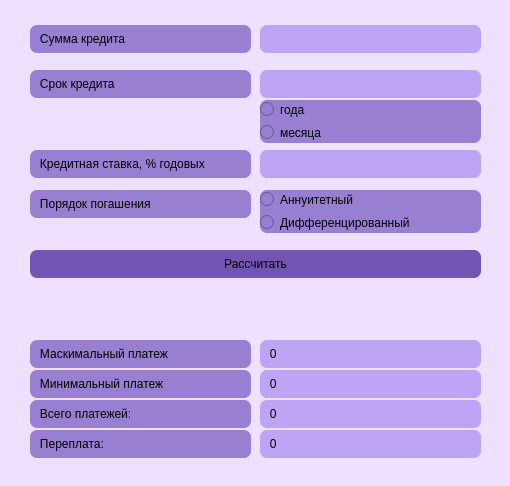
<?xml version="1.0" encoding="UTF-8"?>
<ui version="4.0">
 <class>Creditwindow</class>
 <widget class="QDialog" name="Creditwindow">
  <property name="geometry">
   <rect>
    <x>0</x>
    <y>0</y>
    <width>510</width>
    <height>486</height>
   </rect>
  </property>
  <property name="windowTitle">
   <string>Dialog</string>
  </property>
  <property name="styleSheet">
   <string notr="true">background-color: rgb(239, 224, 255);
border-radius: 20px;</string>
  </property>
  <widget class="QLineEdit" name="credit_sum_2">
   <property name="geometry">
    <rect>
     <x>260</x>
     <y>25</y>
     <width>221</width>
     <height>28</height>
    </rect>
   </property>
   <property name="styleSheet">
    <string notr="true">background-color: rgb(190, 164, 245);
border-radius: 7px;</string>
   </property>
   <property name="text">
    <string/>
   </property>
  </widget>
  <widget class="QLabel" name="credit_sum">
   <property name="geometry">
    <rect>
     <x>30</x>
     <y>25</y>
     <width>221</width>
     <height>28</height>
    </rect>
   </property>
   <property name="styleSheet">
    <string notr="true">background-color: rgb(153, 127, 209);
border-radius: 7px;</string>
   </property>
   <property name="text">
    <string>   Сумма кредита</string>
   </property>
  </widget>
  <widget class="QLabel" name="credit_term">
   <property name="geometry">
    <rect>
     <x>30</x>
     <y>70</y>
     <width>221</width>
     <height>28</height>
    </rect>
   </property>
   <property name="styleSheet">
    <string notr="true">background-color: rgb(153, 127, 209);
border-radius: 7px;</string>
   </property>
   <property name="text">
    <string>   Срок кредита</string>
   </property>
  </widget>
  <widget class="QLineEdit" name="credit_term_2">
   <property name="geometry">
    <rect>
     <x>260</x>
     <y>70</y>
     <width>221</width>
     <height>28</height>
    </rect>
   </property>
   <property name="styleSheet">
    <string notr="true">background-color: rgb(190, 164, 245);
border-radius: 7px;</string>
   </property>
   <property name="text">
    <string/>
   </property>
  </widget>
  <widget class="QLabel" name="credit_rate">
   <property name="geometry">
    <rect>
     <x>30</x>
     <y>150</y>
     <width>221</width>
     <height>28</height>
    </rect>
   </property>
   <property name="font">
    <font>
     <kerning>true</kerning>
    </font>
   </property>
   <property name="styleSheet">
    <string notr="true">background-color: rgb(153, 127, 209);
border-radius: 7px;</string>
   </property>
   <property name="text">
    <string>   Кредитная ставка, % годовых</string>
   </property>
  </widget>
  <widget class="QLineEdit" name="credit_rate_2">
   <property name="geometry">
    <rect>
     <x>260</x>
     <y>150</y>
     <width>221</width>
     <height>28</height>
    </rect>
   </property>
   <property name="styleSheet">
    <string notr="true">background-color: rgb(190, 164, 245);
border-radius: 7px;</string>
   </property>
   <property name="text">
    <string/>
   </property>
  </widget>
  <widget class="QLabel" name="repayment_procedure">
   <property name="geometry">
    <rect>
     <x>30</x>
     <y>190</y>
     <width>221</width>
     <height>28</height>
    </rect>
   </property>
   <property name="styleSheet">
    <string notr="true">background-color: rgb(153, 127, 209);
border-radius: 7px;</string>
   </property>
   <property name="text">
    <string>   Порядок погашения</string>
   </property>
  </widget>
  <widget class="QLabel" name="total_payments">
   <property name="geometry">
    <rect>
     <x>30</x>
     <y>400</y>
     <width>221</width>
     <height>28</height>
    </rect>
   </property>
   <property name="styleSheet">
    <string notr="true">background-color: rgb(153, 127, 209);
border-radius: 7px;</string>
   </property>
   <property name="text">
    <string>   Всего платежей:</string>
   </property>
  </widget>
  <widget class="QLabel" name="overpayment">
   <property name="geometry">
    <rect>
     <x>30</x>
     <y>430</y>
     <width>221</width>
     <height>28</height>
    </rect>
   </property>
   <property name="styleSheet">
    <string notr="true">background-color: rgb(153, 127, 209);
border-radius: 7px;</string>
   </property>
   <property name="text">
    <string>   Переплата:</string>
   </property>
  </widget>
  <widget class="QLabel" name="max_payment_2">
   <property name="geometry">
    <rect>
     <x>260</x>
     <y>340</y>
     <width>221</width>
     <height>28</height>
    </rect>
   </property>
   <property name="styleSheet">
    <string notr="true">background-color: rgb(190, 164, 245);
border-radius: 7px;</string>
   </property>
   <property name="text">
    <string>   0</string>
   </property>
  </widget>
  <widget class="QLabel" name="total_payments_2">
   <property name="geometry">
    <rect>
     <x>260</x>
     <y>400</y>
     <width>221</width>
     <height>28</height>
    </rect>
   </property>
   <property name="styleSheet">
    <string notr="true">background-color: rgb(190, 164, 245);
border-radius: 7px;</string>
   </property>
   <property name="text">
    <string>   0</string>
   </property>
  </widget>
  <widget class="QLabel" name="overpayment_2">
   <property name="geometry">
    <rect>
     <x>260</x>
     <y>430</y>
     <width>221</width>
     <height>28</height>
    </rect>
   </property>
   <property name="styleSheet">
    <string notr="true">background-color: rgb(190, 164, 245);
border-radius: 7px;</string>
   </property>
   <property name="text">
    <string>   0</string>
   </property>
  </widget>
  <widget class="QPushButton" name="calculate">
   <property name="geometry">
    <rect>
     <x>30</x>
     <y>250</y>
     <width>451</width>
     <height>28</height>
    </rect>
   </property>
   <property name="styleSheet">
    <string notr="true">background-color: rgb(114, 84, 179);
border-radius: 7px;</string>
   </property>
   <property name="text">
    <string>Рассчитать</string>
   </property>
  </widget>
  <widget class="QLabel" name="max_payment">
   <property name="geometry">
    <rect>
     <x>30</x>
     <y>340</y>
     <width>221</width>
     <height>28</height>
    </rect>
   </property>
   <property name="styleSheet">
    <string notr="true">background-color: rgb(153, 127, 209);
border-radius: 7px;</string>
   </property>
   <property name="text">
    <string>   Маскимальный платеж</string>
   </property>
  </widget>
  <widget class="QLabel" name="min_payment">
   <property name="geometry">
    <rect>
     <x>30</x>
     <y>370</y>
     <width>221</width>
     <height>28</height>
    </rect>
   </property>
   <property name="styleSheet">
    <string notr="true">background-color: rgb(153, 127, 209);
border-radius: 7px;</string>
   </property>
   <property name="text">
    <string>   Минимальный платеж</string>
   </property>
  </widget>
  <widget class="QLabel" name="min_payment_2">
   <property name="geometry">
    <rect>
     <x>260</x>
     <y>370</y>
     <width>221</width>
     <height>28</height>
    </rect>
   </property>
   <property name="styleSheet">
    <string notr="true">background-color: rgb(190, 164, 245);
border-radius: 7px;</string>
   </property>
   <property name="text">
    <string>   0</string>
   </property>
  </widget>
  <widget class="QWidget" name="layoutWidget">
   <property name="geometry">
    <rect>
     <x>260</x>
     <y>100</y>
     <width>221</width>
     <height>43</height>
    </rect>
   </property>
   <property name="styleSheet">
    <string>background-color: rgb(153, 127, 209);
border-radius: 7px;</string>
   </property>
   <layout class="QGridLayout" name="gridLayout">
    <item row="0" column="0">
     <widget class="QRadioButton" name="year">
      <property name="styleSheet">
       <string notr="true">background-color: rgb(153, 127, 209);
border-radius: 7px;</string>
      </property>
      <property name="text">
       <string>года</string>
      </property>
     </widget>
    </item>
    <item row="1" column="0">
     <widget class="QRadioButton" name="mounth">
      <property name="styleSheet">
       <string notr="true">background-color: rgb(153, 127, 209);
border-radius: 7px;</string>
      </property>
      <property name="text">
       <string>месяца</string>
      </property>
     </widget>
    </item>
   </layout>
  </widget>
  <widget class="QWidget" name="layoutWidget">
   <property name="geometry">
    <rect>
     <x>260</x>
     <y>190</y>
     <width>221</width>
     <height>43</height>
    </rect>
   </property>
   <property name="styleSheet">
    <string>background-color: rgb(153, 127, 209);
border-radius: 7px;</string>
   </property>
   <layout class="QGridLayout" name="gridLayout_2">
    <item row="0" column="0">
     <widget class="QRadioButton" name="annuity">
      <property name="styleSheet">
       <string notr="true">background-color: rgb(153, 127, 209);
border-radius: 7px;</string>
      </property>
      <property name="text">
       <string>Аннуитетный</string>
      </property>
     </widget>
    </item>
    <item row="1" column="0">
     <widget class="QRadioButton" name="differentiated">
      <property name="styleSheet">
       <string notr="true">background-color: rgb(153, 127, 209);
border-radius: 7px;</string>
      </property>
      <property name="text">
       <string>Дифференцированный</string>
      </property>
     </widget>
    </item>
   </layout>
  </widget>
 </widget>
 <resources/>
 <connections/>
</ui>
